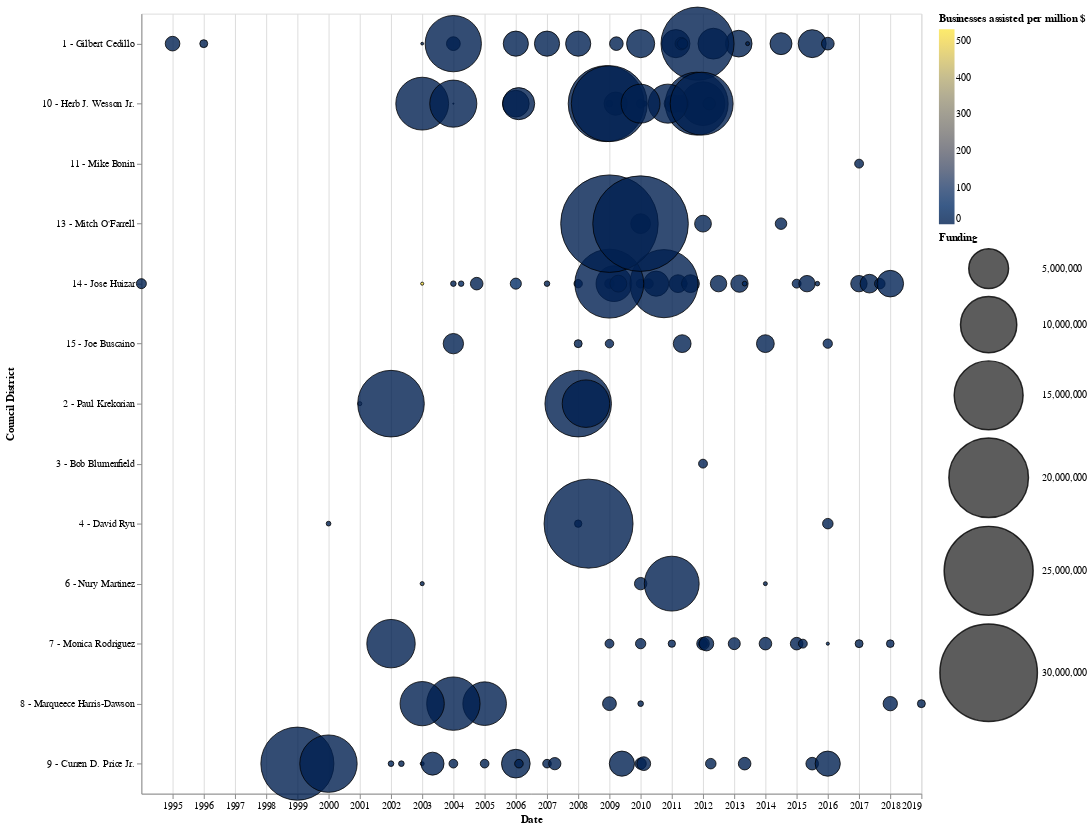

The notebook cell this image was saved under:
### Code cell
altair.Chart(gprojects).mark_circle(
    opacity=0.8,
    stroke='black',
    strokeWidth=1,
).encode(
    x="Date:T",
    y="Council District:N",
    size=altair.Size("Funding:Q", scale=altair.Scale(range=[0,1.e4])),
    #color="Percent Low/Moderate Income:Q",
    color=altair.Color(f"{metric}:Q", scale=altair.Scale(reverse=False, scheme="cividis")),
    tooltip=list(cols.values())+list(metrics.values()),
).properties(
    width=800,
    height=800,
)

### Figure 1 — Vega-Lite specification as saved in the notebook (floating-point values rounded to 4 significant figures; data arrays with more than 128 entries replaced by an {"elided": "..."} marker saying what was removed)
{"config": {"view": {"continuousWidth": 400, "continuousHeight": 300}}, "data": {"name": "data-dc5407eba4278f0e1cc239f30130919b"}, "mark": {"type": "circle", "opacity": 0.8, "stroke": "black", "strokeWidth": 1}, "encoding": {"color": {"type": "quantitative", "field": "Businesses assisted per million $", "scale": {"reverse": false, "scheme": "cividis"}}, "size": {"type": "quantitative", "field": "Funding", "scale": {"range": [0, 10000.0]}}, "tooltip": [{"type": "quantitative", "field": "Grant GPR ID"}, {"type": "nominal", "field": "Department"}, {"type": "temporal", "field": "Year"}, {"type": "nominal", "field": "Project Name"}, {"type": "nominal", "field": "Address"}, {"type": "nominal", "field": "Description"}, {"type": "quantitative", "field": "Funding"}, {"type": "nominal", "field": "Accomplishment Status"}, {"type": "quantitative", "field": "New businesses assisted"}, {"type": "quantitative", "field": "Existing businesses assisted"}, {"type": "quantitative", "field": "Businesses assisted with community need"}, {"type": "quantitative", "field": "Businesses rehabilitated"}, {"type": "quantitative", "field": "Businesses expanded"}, {"type": "quantitative", "field": "Businesses relocated"}], "x": {"type": "temporal", "field": "Date"}, "y": {"type": "nominal", "field": "Council District"}}, "height": 800, "width": 800, "$schema": "https://vega.github.io/schema/vega-lite/v4.8.1.json", "datasets": {"data-dc5407eba4278f0e1cc239f30130919b": {"elided": "137 records"}}}
